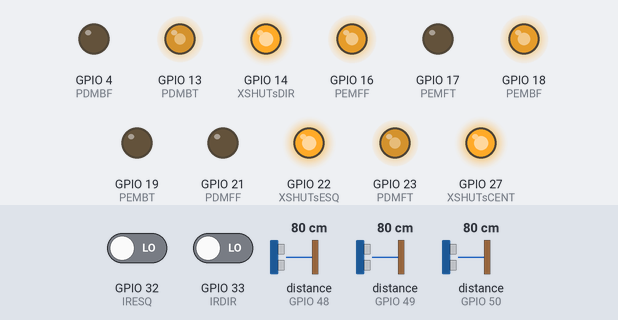
The sketch below on a simulated ESP32. On the bench: output pins drawn as LEDs (lit = HIGH). Inputs (shaded band) come from the test bench; at power-on: GPIO 32 (IRESQ) LOW, distance to the obstacle (sensors on GPIO 48, GPIO 50, GPIO 49) 80 cm, GPIO 33 (IRDIR) LOW. What the sketch prints to the serial monitor is not drawn.

Above: at 1.8 s.
1.9 s: GPIO 32 (IRESQ) driven HIGH
At 2.5 s:
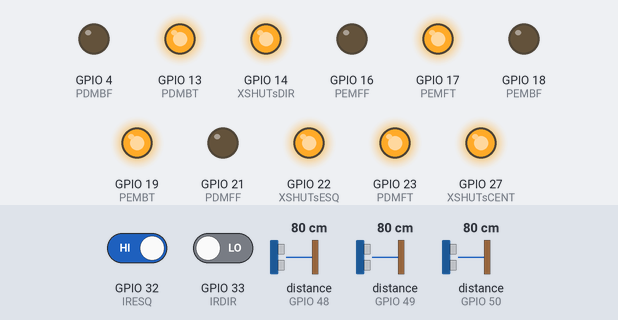
At 3.8 s:
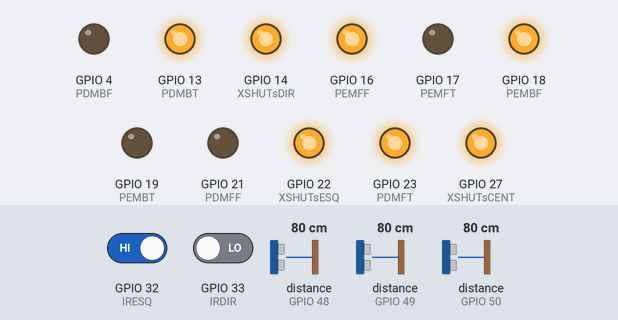
4.9 s: distance to the obstacle (sensor on GPIO 48) set to 9 cm
At 5.6 s:
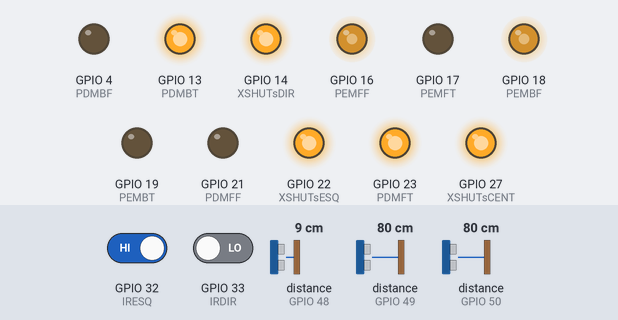
7.9 s: distance to the obstacle (sensor on GPIO 50) set to 9 cm
10.9 s: GPIO 33 (IRDIR) driven HIGH
At 12.3 s:
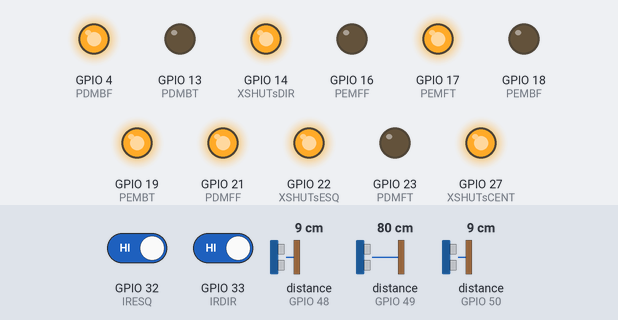
13.9 s: distance to the obstacle (sensor on GPIO 48) set to 18 cm
16.9 s: distance to the obstacle (sensor on GPIO 50) set to 18 cm
Timing chart, 0 to 20.9 s (numbered marks = the images above; inputs shaded):
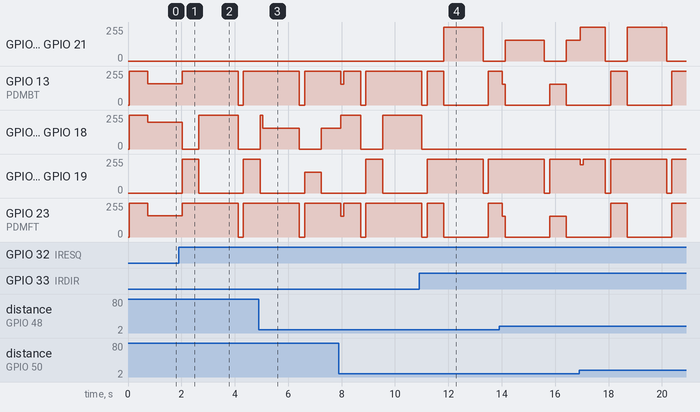

The sketch:

Codigo.ino
```cpp
#include <Arduino.h>
#include <Wire.h>
#include <Adafruit_VL53L0X.h>

#define PEMFF 16
#define PEMFT 17
#define PEMBF 18
#define PEMBT 19
#define PDMFF 21
#define PDMFT 23
#define PDMBF 4
#define PDMBT 13

#define IRESQ 32
#define IRDIR 33

#define XSHUTsESQ 22
#define XSHUTsCENT 27
#define XSHUTsDIR 14

Adafruit_VL53L0X sESQ = Adafruit_VL53L0X();
Adafruit_VL53L0X sDIR = Adafruit_VL53L0X();
Adafruit_VL53L0X sCENT = Adafruit_VL53L0X();

float erro = 0;
float erroAnterior = 0;
float somaErro = 0;

int contadorAlvo = 0;
const int LIMITE_CONTADOR = 10;

const int DISTANCIA_PROXIMA = 50;
const int DISTANCIA_ATAQUE_PID = 300;
const int DISTANCIA_MINIMA_VALIDA = 10;

void setupVL53L0X() {
  pinMode(XSHUTsESQ, OUTPUT);
  pinMode(XSHUTsCENT, OUTPUT);
  pinMode(XSHUTsDIR, OUTPUT);

  digitalWrite(XSHUTsESQ, LOW);
  digitalWrite(XSHUTsCENT, LOW);
  digitalWrite(XSHUTsDIR, LOW);
  delay(10);

  digitalWrite(XSHUTsESQ, HIGH);
  delay(10);
  if (!sESQ.begin(0x30, &Wire)) {
    Serial.println("Falha ao iniciar sensor ESQUERDO");
  } else {
    //sESQ.setMeasurementTimingBudgetMicroSeconds(50000);
    Serial.println("Sensor ESQUERDO iniciado");
  }

  digitalWrite(XSHUTsCENT, HIGH);
  delay(10);
  if (!sCENT.begin(0x31, &Wire)) {
    Serial.println("Falha ao iniciar sensor CENTRAL");
  } else {
    Serial.println("Sensor CENTRAL iniciado");
  }

  digitalWrite(XSHUTsDIR, HIGH);
  delay(10);
  if (!sDIR.begin(0x32, &Wire)) {
    Serial.println("Falha ao iniciar sensor DIREITO");
  } else {
    Serial.println("Sensor DIREITO iniciado");
  }
}

void moverESQ(int vel1, int vel2) {
  ledcWrite(PEMFF, vel1);
  ledcWrite(PEMFT, vel2);
  ledcWrite(PEMBF, vel1);
  ledcWrite(PEMBT, vel2);
}

void moverDIR(int vel1, int vel2) {
  ledcWrite(PDMFF, vel1);
  ledcWrite(PDMFT, vel2);
  ledcWrite(PDMBF, vel1);
  ledcWrite(PDMBT, vel2);
}

void parar() {
  moverESQ(0, 0);
  moverDIR(0, 0);
}

void calcularVelocidadesPID(int distLeft, int distRight, int baseSpeed, int &velEsq, int &velDir) {
  erro = distLeft - distRight;
  erro = constrain(erro, -300, 300);

  somaErro += erro;
  float derivada = erro - erroAnterior;

  float Kp = 2.5;
  float Ki = 0.0;
  float Kd = 0.45;

  float correcao = Kp * erro + Ki * somaErro + Kd * derivada;
  erroAnterior = erro;

  correcao = constrain(correcao, -100, 100);

  velEsq = baseSpeed + correcao;
  velDir = baseSpeed - correcao;

  velEsq = constrain(velEsq, 0, 255);
  velDir = constrain(velDir, 0, 255);
}

void setup() {
  Serial.begin(115200);

  Wire.begin(25, 26);
  setupVL53L0X();

  pinMode(IRDIR, INPUT);
  pinMode(IRESQ, INPUT);

  pinMode(PEMFF, OUTPUT);
  pinMode(PEMFT, OUTPUT);
  pinMode(PEMBF, OUTPUT);
  pinMode(PEMBT, OUTPUT);
  pinMode(PDMFF, OUTPUT);
  pinMode(PDMFT, OUTPUT);
  pinMode(PDMBF, OUTPUT);
  pinMode(PDMBT, OUTPUT);

  ledcAttach(PEMFF, 5000, 8);
  ledcAttach(PEMFT, 5000, 8);
  ledcAttach(PEMBF, 5000, 8);
  ledcAttach(PEMBT, 5000, 8);
  ledcAttach(PDMFF, 5000, 8);
  ledcAttach(PDMFT, 5000, 8);
  ledcAttach(PDMBF, 5000, 8);
  ledcAttach(PDMBT, 5000, 8);

  Serial.println("Sensores Ligados");

  moverESQ(255, 0);
  moverDIR(0, 255);
  delay(600);
}

void evitarBorda(bool bordaEsq, bool bordaDir) {
  unsigned long tempoInicial = millis();

  const long DURACAO_RE = 600;
  const long DURACAO_GIRO = 1500;
  const long DURACAO_TOTAL_MANOBRA = DURACAO_RE + DURACAO_GIRO;

  while (millis() - tempoInicial < DURACAO_TOTAL_MANOBRA) {
    unsigned long tempoAtual = millis() - tempoInicial;

    VL53L0X_RangingMeasurementData_t measureLeft, measureCenter, measureRight;
    sESQ.rangingTest(&measureLeft, false);
    sCENT.rangingTest(&measureCenter, false);
    sDIR.rangingTest(&measureRight, false);

    int distLeft = measureLeft.RangeMilliMeter;
    int distCenter = measureCenter.RangeMilliMeter;
    int distRight = measureRight.RangeMilliMeter;

    if ((distCenter < DISTANCIA_ATAQUE_PID && distCenter > DISTANCIA_MINIMA_VALIDA) || (distLeft < DISTANCIA_PROXIMA && distLeft > DISTANCIA_MINIMA_VALIDA) || (distRight < DISTANCIA_PROXIMA && distRight > DISTANCIA_MINIMA_VALIDA)) {
      parar();
      return;
    }

    int velEsqPID, velDirPID;
    calcularVelocidadesPID(distLeft, distRight, 255, velEsqPID, velDirPID);

    if (tempoAtual < DURACAO_RE) {
      moverESQ(0, velEsqPID);
      moverDIR(0, velDirPID);
    } else {
      if (bordaEsq && !bordaDir) {
        moverESQ(velEsqPID, 0);
        moverDIR(0, velDirPID);
      } else {
        moverESQ(0, velEsqPID);
        moverDIR(velDirPID, 0);
      }
    }

    delay(5);
  }

  parar();
}

void loop() {
  VL53L0X_RangingMeasurementData_t measureLeft, measureCenter, measureRight;
  sESQ.rangingTest(&measureLeft, false);
  sCENT.rangingTest(&measureCenter, false);
  sDIR.rangingTest(&measureRight, false);

  int distLeft = measureLeft.RangeMilliMeter;
  int distCenter = measureCenter.RangeMilliMeter;
  int distRight = measureRight.RangeMilliMeter;

/*
  if (measureLeft.RangeStatus != 4) {
    Serial.print("Distância Esquerda: ");
    Serial.print(distLeft);
    Serial.println(" mm");
  } else {
    Serial.println("Leitura inválida ou fora do alcance");
  }
  if (measureCenter.RangeStatus != 4) {
    Serial.print("Distância Centro: ");
    Serial.print(distCenter);
    Serial.println(" mm");
  } else {
    Serial.println("Leitura inválida ou fora do alcance");
  }
  if (measureCenter.RangeStatus != 4) {
    Serial.print("Distância Direita: ");
    Serial.print(distRight);
    Serial.println(" mm");
  } else {
    Serial.println("Leitura inválida ou fora do alcance");
  }
*/

  bool eBrancoESQ = (digitalRead(IRESQ) == 1);
  bool eBrancoDIR = (digitalRead(IRDIR) == 1);

  if (eBrancoESQ || eBrancoDIR) {
    contadorAlvo = 0;
    evitarBorda(eBrancoESQ, eBrancoDIR);
  }

  else if ((distLeft < DISTANCIA_PROXIMA && distLeft > DISTANCIA_MINIMA_VALIDA) && (distCenter < DISTANCIA_PROXIMA && distCenter > DISTANCIA_MINIMA_VALIDA) && (distRight < DISTANCIA_PROXIMA && distRight > DISTANCIA_MINIMA_VALIDA)) {
    moverESQ(255, 0);
    moverDIR(255, 0);
  }

  else if ((distCenter < DISTANCIA_ATAQUE_PID && distCenter > DISTANCIA_MINIMA_VALIDA) || (distLeft > 50 && distLeft < DISTANCIA_ATAQUE_PID) || (distRight > 50 && distRight < DISTANCIA_ATAQUE_PID) || (contadorAlvo > 0)) {

    if ((distCenter < DISTANCIA_ATAQUE_PID && distCenter > DISTANCIA_MINIMA_VALIDA) || (distLeft > 50 && distLeft < DISTANCIA_ATAQUE_PID) || (distRight > 50 && distRight < DISTANCIA_ATAQUE_PID)) {
      contadorAlvo = LIMITE_CONTADOR;
    } else {
      contadorAlvo--;
    }

    int velEsq, velDir;
    calcularVelocidadesPID(distLeft, distRight, 200, velEsq, velDir);
    moverESQ(velEsq, 0);
    moverDIR(velDir, 0);
  } else {
    moverESQ(200, 0);
    moverDIR(0, 160);
  }
}
```

Measured:
- after the input at 1.9 s, GPIO 13 (PDMBT), GPIO 23 (PDMFT): 159/255 → 255/255 after 0.13 s, → 0/255 2.1 s later, → 255/255 0.20 s later; GPIO 16 (PEMFF), GPIO 18 (PEMBF): 199/255 → 0/255 after 0.13 s, → 255/255 0.63 s later, → 0/255 1.5 s later; GPIO 17 (PEMFT), GPIO 19 (PEMBT): 0/255 → 255/255 after 0.13 s, → 0/255 0.63 s later, → 255/255 1.7 s later
- after the input at 10.9 s, GPIO 4 (PDMBF), GPIO 21 (PDMFF): 0/255 → 255/255 after 0.93 s, → 0/255 1.5 s later; GPIO 16 (PEMFF), GPIO 18 (PEMBF): goes on until 11.0 s, then stays 0/255
